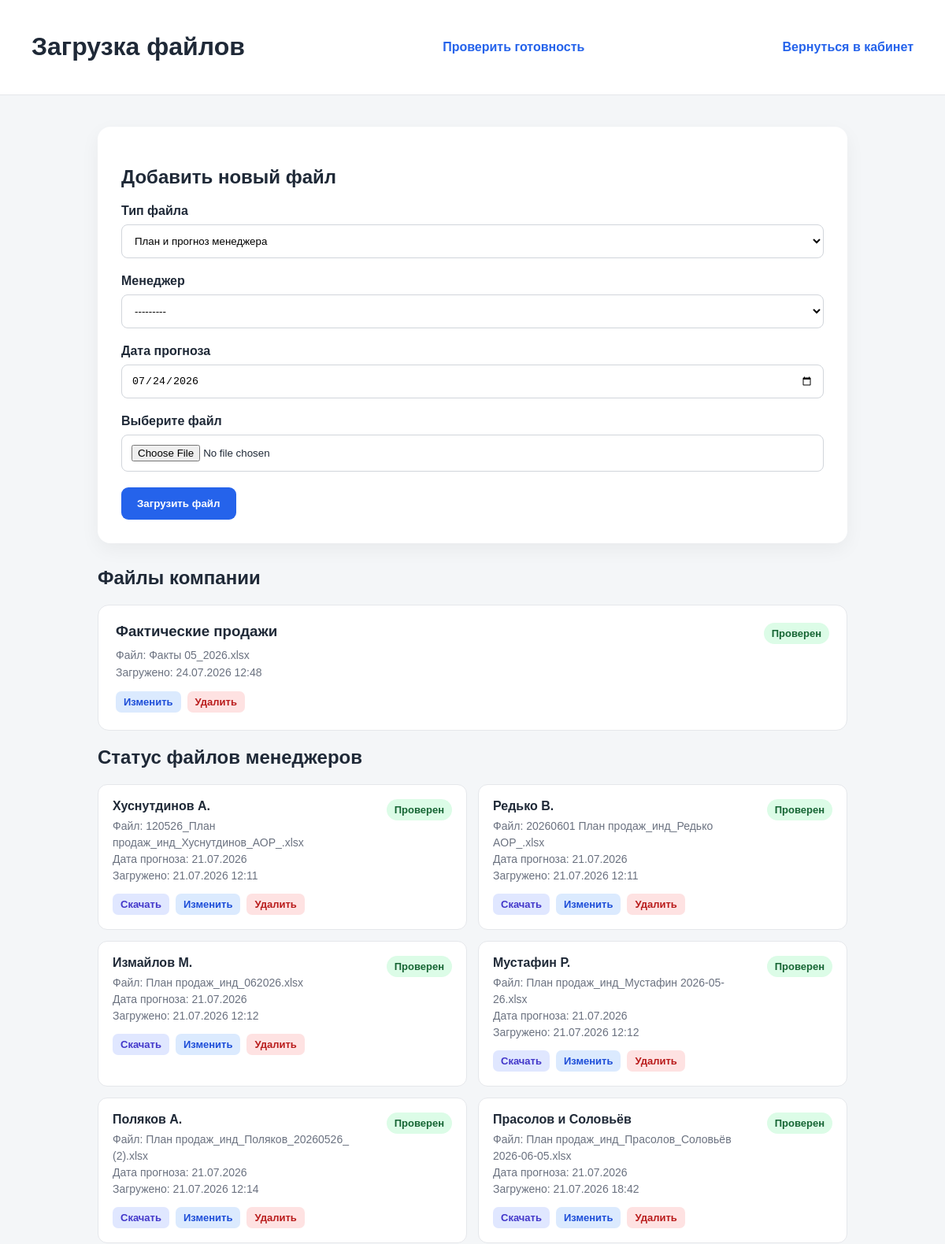
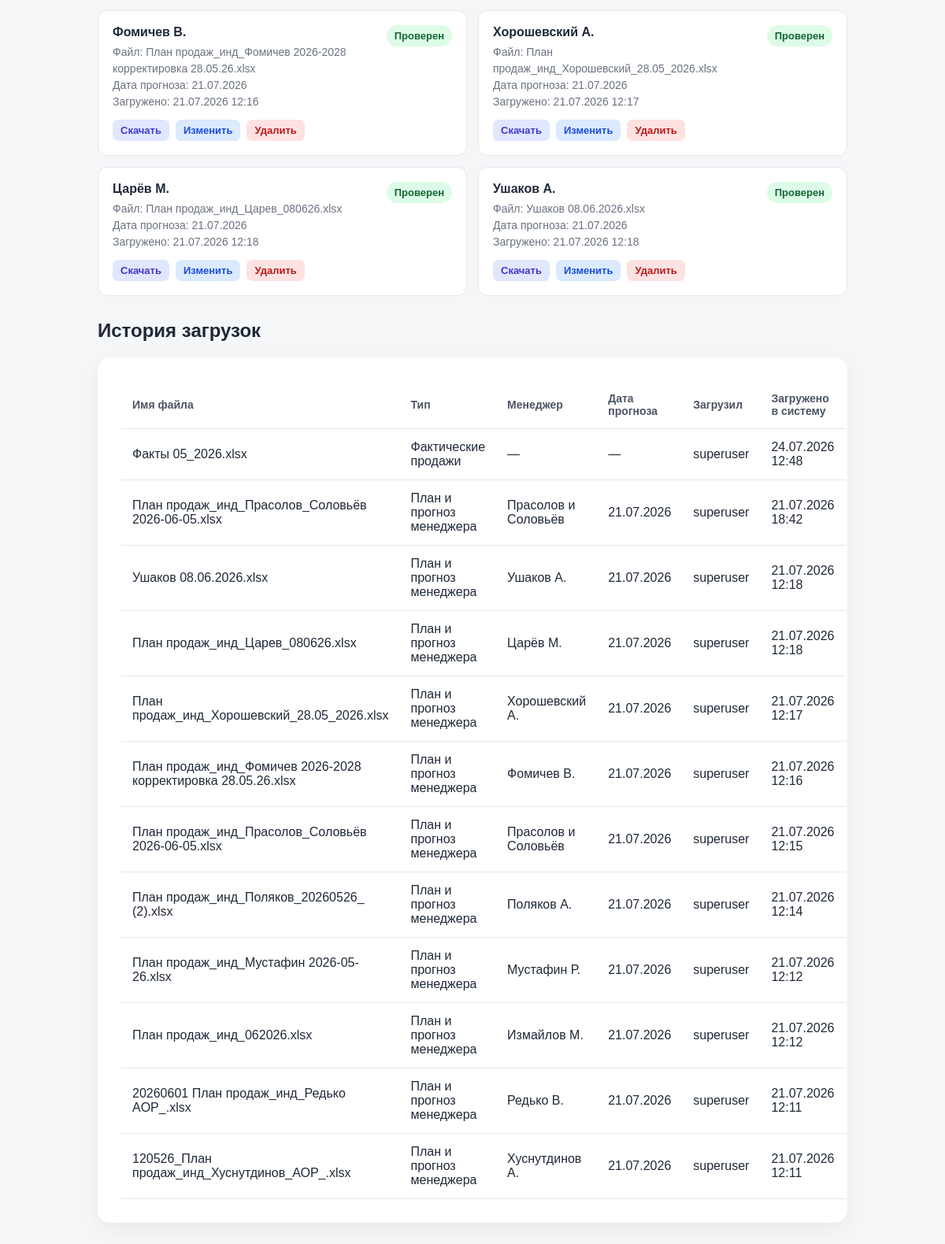
The page /uploads/ (signed in) on the database its author committed (2 pictures, top to bottom).
### uploads/models.py (models this page shows, shortened)
class UploadedFile(models.Model):
    MANAGERS = [
        ("khusnutdinov", "Хуснутдинов А."),
        ("redko", "Редько В."),
        ("izmailov", "Измайлов М."),
        ("mustafin", "Мустафин Р."),
        ("polyakov", "Поляков А."),
        ("prasolov_soloviev", "Прасолов и Соловьёв"),
        ("fomichev", "Фомичев В."),
        ("khoroshevsky", "Хорошевский А."),
        ("tsarev", "Царёв М."),
        ("ushakov", "Ушаков А."),
    ]
    FILE_TYPES = [
        ("manager_forecast", "План и прогноз менеджера"),
        ("actual_sales", "Фактические продажи"),
        ("other", "Другой файл"),
    ]
    file = models.FileField(
        upload_to="uploads/%Y/%m/%d/"
    )
    original_name = models.CharField(
        max_length=255
    )
    file_type = models.CharField(
        max_length=30,
        choices=FILE_TYPES,
        default="manager_forecast",
    )
    manager = models.CharField(
        max_length=40,
        choices=MANAGERS,
        blank=True,
        null=True,
    )
    forecast_date = models.DateField(
        verbose_name="Дата прогноза",
        blank=True,
        null=True,
    )
    uploaded_by = models.ForeignKey(
        settings.AUTH_USER_MODEL,
        on_delete=models.PROTECT,
        related_name="uploaded_files",
    )
    uploaded_at = models.DateTimeField(
        auto_now_add=True
    )
    size_bytes = models.PositiveBigIntegerField(
        default=0
    )
    VALIDATION_STATUSES = [
        ("not_checked", "Не проверен"),
        ("valid", "Проверен"),
        ("warning", "Есть предупреждения"),
        ("error", "Ошибка"),
    ]
    validation_status = models.CharField(
        max_length=20,
        choices=VALIDATION_STATUSES,
        default="not_checked",
    )
    sheet_count = models.PositiveIntegerField(
        default=0,
    )
    row_count = models.PositiveIntegerField(
        default=0,
    )
    column_count = models.PositiveIntegerField(
        default=0,
    )
    validation_message = models.TextField(
        blank=True,
        default="",
    )
    validated_at = models.DateTimeField(
        blank=True,
        null=True,
    )

### uploads/views.py (the view)
# urls.py: path("", views.upload_files, name="upload_files"),
@login_required
def upload_files(request):
    if not is_analyst(request.user):
        return render(
            request,
            "uploads/access_denied.html",
            status=403,
        )
    if request.method == "POST":
        form = UploadFileForm(
            request.POST,
            request.FILES,
        )
        if form.is_valid():
            uploaded_file = form.save(commit=False)
            source_file = request.FILES["file"]
            uploaded_file.original_name = source_file.name
            uploaded_file.size_bytes = source_file.size
            uploaded_file.uploaded_by = request.user
            uploaded_file.save()
            validate_uploaded_file(uploaded_file)
            return redirect("uploads:upload_files")
    else:
        form = UploadFileForm()
    files = UploadedFile.objects.order_by("-uploaded_at")
    actual_sales_file = (
        UploadedFile.objects
        .filter(file_type="actual_sales")
        .order_by("-uploaded_at")
        .first()
    )
    other_company_files = (
        UploadedFile.objects
        .filter(file_type="other")
        .order_by("-uploaded_at")
    )
    return render(
        request,
        "uploads/upload_files.html",
        {
            "form": form,
            "files": files,
            "manager_statuses": build_manager_statuses(),
            "actual_sales_file": actual_sales_file,
            "other_company_files": other_company_files,
        },
    )

### uploads/templates/uploads/upload_files.html (shortened to what this page needs)
<!DOCTYPE html>
<html lang="ru">
<head>
</head>
<body>
    <header class="header">
        <h1>Загрузка файлов</h1>
        <a href="{% url 'uploads:processing_readiness' %}">
            Проверить готовность
        </a>
        <a href="{% url 'accounts:dashboard' %}">
            Вернуться в кабинет
        </a>
    </header>
    <main class="container">
        <section class="panel">
            <h2>Добавить новый файл</h2>
            <form method="post" enctype="multipart/form-data">
                <div class="form-group">
                    <label for="{{ form.file_type.id_for_label }}">
                        Тип файла
                    </label>
                    {{ form.file_type }}
                </div>
                <div class="form-group" id="manager-field">
                    <label for="{{ form.manager.id_for_label }}">
                        Менеджер
                    </label>
                    {{ form.manager }}
                </div>
                <div class="form-group" id="forecast-date-field">
                    <label for="{{ form.forecast_date.id_for_label }}">
                        Дата прогноза
                    </label>
                    {{ form.forecast_date }}
                </div>
                <div class="form-group">
                    <label for="{{ form.file.id_for_label }}">
                        Выберите файл
                    </label>
                    {{ form.file }}
                </div>
                <button type="submit">
                    Загрузить файл
                </button>
            </form>
        </section>
        <section class="history">
            <h2>Файлы компании</h2>
                <div class="company-files-grid">
                    <article class="company-file-card">
                        <div class="company-file-main">
                            <h3>Фактические продажи</h3>
                            {% if actual_sales_file %}
                                <p class="company-file-details">
                                    Файл:
                                    {{ actual_sales_file.original_name }}
                                    <br>
                                    Загружено:
                                    {{ actual_sales_file.uploaded_at|date:"d.m.Y H:i" }}
                                </p>
                                <div class="manager-actions">
                                    <a
                                        href="{% url 'uploads:edit_file' actual_sales_file.id %}"
                                        class="manager-action manager-action-edit"
                                    >
                                        Изменить
                                    </a>
                                    <a
                                        href="{% url 'uploads:delete_file' actual_sales_file.id %}"
                                        class="manager-action manager-action-delete"
                                    >
                                        Удалить
                                    </a>
                                </div>
                            {% else %}
                                <p class="company-file-details">
                                    Файл ещё не загружен
                                </p>
                            {% endif %}
                        </div>
                        {% if actual_sales_file %}
                            <div class="status-tooltip">
                                {% if actual_sales_file.validation_status == "valid" %}
                                    <span class="status status-valid">
                                        Проверен
                                    </span>
                                {% elif actual_sales_file.validation_status == "warning" %}
                                    <span class="status status-warning">
                                        Есть предупреждения
                                    </span>
                                {% elif actual_sales_file.validation_status == "error" %}
                                    <span class="status status-error">
                                        Ошибка
                                    </span>
                                {% else %}
                                    <span class="status status-not-checked">
                                        Не проверен
                                    </span>
                                {% endif %}
                            </div>
                        {% else %}
                            <span class="status status-missing">
                                Не загружен
                            </span>
                        {% endif %}
                    </article>
                </div>
            <h2>Статус файлов менеджеров</h2>
            <div class="manager-status-grid">
                {% for manager in manager_statuses %}
                    <article class="manager-status-card">
                        <div>
                            <p class="manager-name">
                                {{ manager.name }}
                            </p>
                            {% if manager.file %}
                                <p class="manager-details">
                                    Файл:
                                    {{ manager.file.original_name }}
                                    <br>
                                    Дата прогноза:
                                    {{ manager.file.forecast_date|date:"d.m.Y" }}
                                    <br>
                                    Загружено:
                                    {{ manager.file.uploaded_at|date:"d.m.Y H:i" }}
                                </p>
                                <div class="manager-actions">
                                    <a
                                        href="{% url 'uploads:download_file' manager.file.id %}"
                                        class="manager-action manager-action-download"
                                    >
                                        Скачать
                                    </a>
                                    <a
                                        href="{% url 'uploads:edit_file' manager.file.id %}"
                                        class="manager-action manager-action-edit"
                                    >
                                        Изменить
                                    </a>
                                    <a
                                        href="{% url 'uploads:delete_file' manager.file.id %}"
                                        class="manager-action manager-action-delete"
                                    >
                                        Удалить
                                    </a>
                                </div>
                            {% else %}
                                <p class="manager-details">
                                    Файл ещё не загружен
                                </p>
                            {% endif %}
                        </div>
                        {% if manager.file %}
                            <div class="status-tooltip">
                                {% if manager.file.validation_status == "valid" %}
                                    <span class="status status-valid">
                                        Проверен
                                    </span>
                                {% elif manager.file.validation_status == "warning" %}
                                    <span class="status status-warning">
                                        Есть предупреждения
                                    </span>
                                {% elif manager.file.validation_status == "error" %}
                                    <span class="status status-error">
                                        Ошибка
                                    </span>
                                {% else %}
                                    <span class="status status-not-checked">
                                        Не проверен
                                    </span>
                                {% endif %}
                            </div>
                        {% else %}
                            <span class="status status-missing">
                                Не загружен
                            </span>
                        {% endif %}
                    </article>
                {% endfor %}
            </div>
        </section>
        <section class="history">
            <h2>История загрузок</h2>
            <div class="panel">
                {% if files %}
                    <table>
                        <thead>
                            <tr>
                                <th>Имя файла</th>
                                <th>Тип</th>
                                <th>Менеджер</th>
                                <th>Дата прогноза</th>
                                <th>Загрузил</th>
                                <th>Загружено в систему</th>
                            </tr>
                        </thead>
                        <tbody>
                            {% for item in files %}
                                <tr>
                                    <td>{{ item.original_name }}</td>
                                    <td>
                                        {{ item.get_file_type_display }}
                                    </td>
                                    <td>
                                        {% if item.manager %}
                                            {{ item.get_manager_display }}
                                        {% else %}
                                            —
                                        {% endif %}
                                    </td>
                                    <td>
                                        {% if item.forecast_date %}
                                            {{ item.forecast_date|date:"d.m.Y" }}
                                        {% else %}
                                            —
                                        {% endif %}
                                    </td>
                                    <td>
                                        {{ item.uploaded_by.username }}
                                    </td>
                                    <td>
                                        {{ item.uploaded_at|date:"d.m.Y H:i" }}
                                    </td>
                                </tr>
                            {% endfor %}
                        </tbody>
                    </table>
                {% else %}
                    <div class="empty">
                        Загруженных файлов пока нет.
                    </div>
                {% endif %}
            </div>
        </section>
    </main>
</body>
</html>

### rows shown on the page
UploadedFile: original_name "Факты 05_2026.xlsx", uploaded_at "24.07.2026 12:48", file_type "Фактические продажи", uploaded_by.username "superuser"
UploadedFile: name "Хуснутдинов А.", file.original_name "120526_План продаж_инд_Хуснутдинов_АОР_.xlsx", file.forecast_date "21.07.2026", file.uploaded_at "21.07.2026 12:11", validation_status "Проверен", original_name "120526_План продаж_инд_Хуснутдинов_АОР_.xlsx", file_type "План и прогноз менеджера", manager "Хуснутдинов А.", forecast_date "21.07.2026", uploaded_by.username "superuser", uploaded_at "21.07.2026 12:11"
UploadedFile: name "Редько В.", file.original_name "20260601 План продаж_инд_Редько AOP_.xlsx", file.forecast_date "21.07.2026", file.uploaded_at "21.07.2026 12:11", validation_status "Проверен", original_name "20260601 План продаж_инд_Редько AOP_.xlsx", file_type "План и прогноз менеджера", manager "Редько В.", forecast_date "21.07.2026", uploaded_by.username "superuser", uploaded_at "21.07.2026 12:11"
UploadedFile: name "Измайлов М.", file.original_name "План продаж_инд_062026.xlsx", file.forecast_date "21.07.2026", file.uploaded_at "21.07.2026 12:12", validation_status "Проверен", original_name "План продаж_инд_062026.xlsx", file_type "План и прогноз менеджера", manager "Измайлов М.", forecast_date "21.07.2026", uploaded_by.username "superuser", uploaded_at "21.07.2026 12:12"
UploadedFile: name "Мустафин Р.", file.original_name "План продаж_инд_Мустафин 2026-05-26.xlsx", file.forecast_date "21.07.2026", file.uploaded_at "21.07.2026 12:12", validation_status "Проверен", original_name "План продаж_инд_Мустафин 2026-05-26.xlsx", file_type "План и прогноз менеджера", manager "Мустафин Р.", forecast_date "21.07.2026", uploaded_by.username "superuser", uploaded_at "21.07.2026 12:12"
UploadedFile: name "Поляков А.", file.original_name "План продаж_инд_Поляков_20260526_ (2).xlsx", file.forecast_date "21.07.2026", file.uploaded_at "21.07.2026 12:14", validation_status "Проверен", original_name "План продаж_инд_Поляков_20260526_ (2).xlsx", file_type "План и прогноз менеджера", manager "Поляков А.", forecast_date "21.07.2026", uploaded_by.username "superuser", uploaded_at "21.07.2026 12:14"
UploadedFile: name "Прасолов и Соловьёв", file.original_name "План продаж_инд_Прасолов_Соловьёв 2026-06-05.xlsx", file.forecast_date "21.07.2026", file.uploaded_at "21.07.2026 18:42", validation_status "Проверен", original_name "План продаж_инд_Прасолов_Соловьёв 2026-06-05.xlsx", file_type "План и прогноз менеджера", manager "Прасолов и Соловьёв", forecast_date "21.07.2026", uploaded_by.username "superuser", uploaded_at "21.07.2026 18:42"
UploadedFile: name "Фомичев В.", file.original_name "План продаж_инд_Фомичев 2026-2028 корректировка 28.05.26.xlsx", file.forecast_date "21.07.2026", file.uploaded_at "21.07.2026 12:16", validation_status "Проверен", original_name "План продаж_инд_Фомичев 2026-2028 корректировка 28.05.26.xlsx", file_type "План и прогноз менеджера", manager "Фомичев В.", forecast_date "21.07.2026", uploaded_by.username "superuser", uploaded_at "21.07.2026 12:16"
UploadedFile: name "Хорошевский А.", file.original_name "План продаж_инд_Хорошевский_28.05_2026.xlsx", file.forecast_date "21.07.2026", file.uploaded_at "21.07.2026 12:17", validation_status "Проверен", original_name "План продаж_инд_Хорошевский_28.05_2026.xlsx", file_type "План и прогноз менеджера", manager "Хорошевский А.", forecast_date "21.07.2026", uploaded_by.username "superuser", uploaded_at "21.07.2026 12:17"
UploadedFile: name "Царёв М.", file.original_name "План продаж_инд_Царев_080626.xlsx", file.forecast_date "21.07.2026", file.uploaded_at "21.07.2026 12:18", validation_status "Проверен", original_name "План продаж_инд_Царев_080626.xlsx", file_type "План и прогноз менеджера", manager "Царёв М.", forecast_date "21.07.2026", uploaded_by.username "superuser", uploaded_at "21.07.2026 12:18"
UploadedFile: name "Ушаков А.", file.original_name "Ушаков 08.06.2026.xlsx", file.forecast_date "21.07.2026", file.uploaded_at "21.07.2026 12:18", validation_status "Проверен", original_name "Ушаков 08.06.2026.xlsx", file_type "План и прогноз менеджера", manager "Ушаков А.", forecast_date "21.07.2026", uploaded_by.username "superuser", uploaded_at "21.07.2026 12:18"
UploadedFile: original_name "План продаж_инд_Прасолов_Соловьёв 2026-06-05.xlsx", file_type "План и прогноз менеджера", manager "Прасолов и Соловьёв", forecast_date "21.07.2026", uploaded_by.username "superuser", uploaded_at "21.07.2026 12:15"
